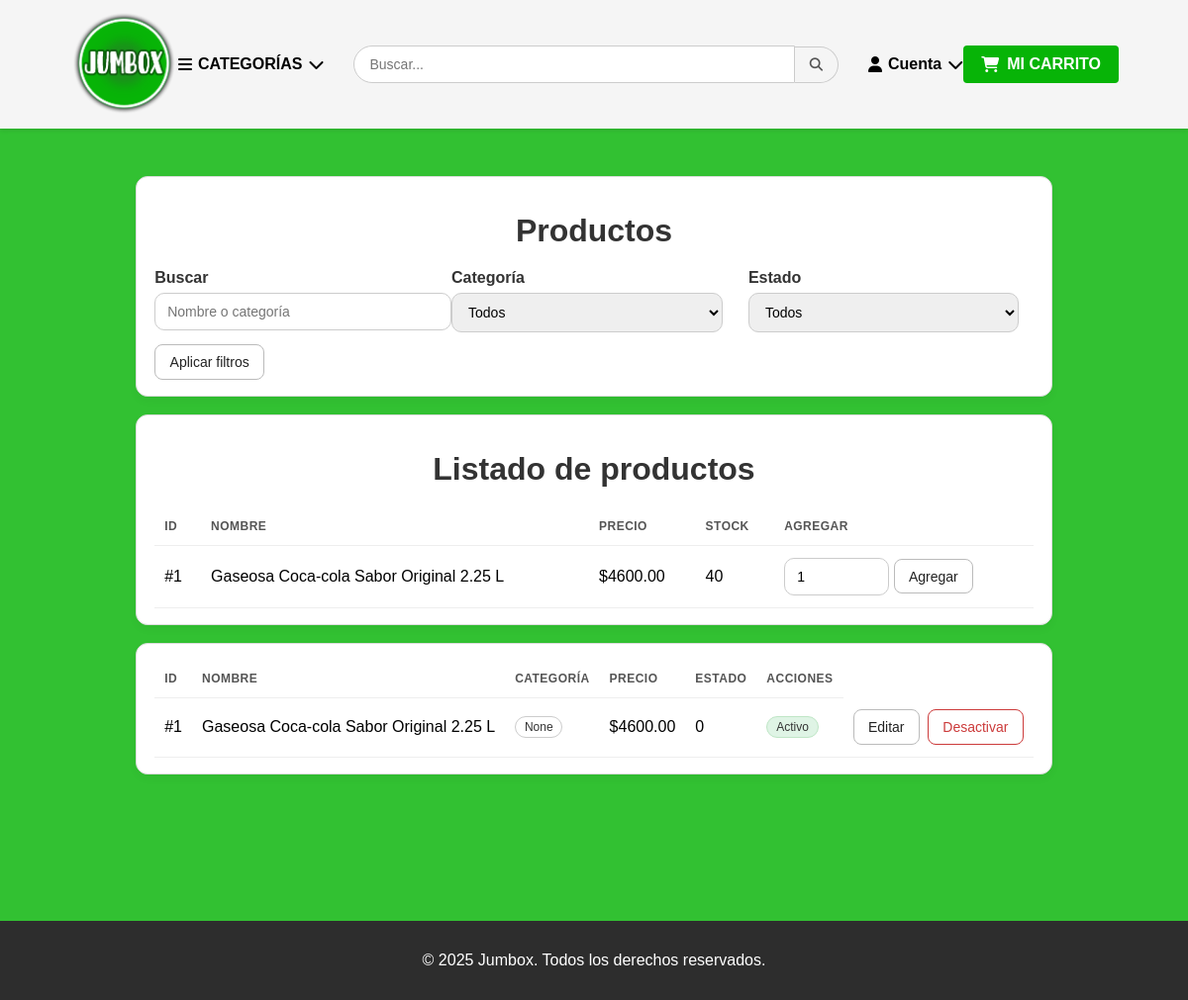
Before: /productos with the older database file.
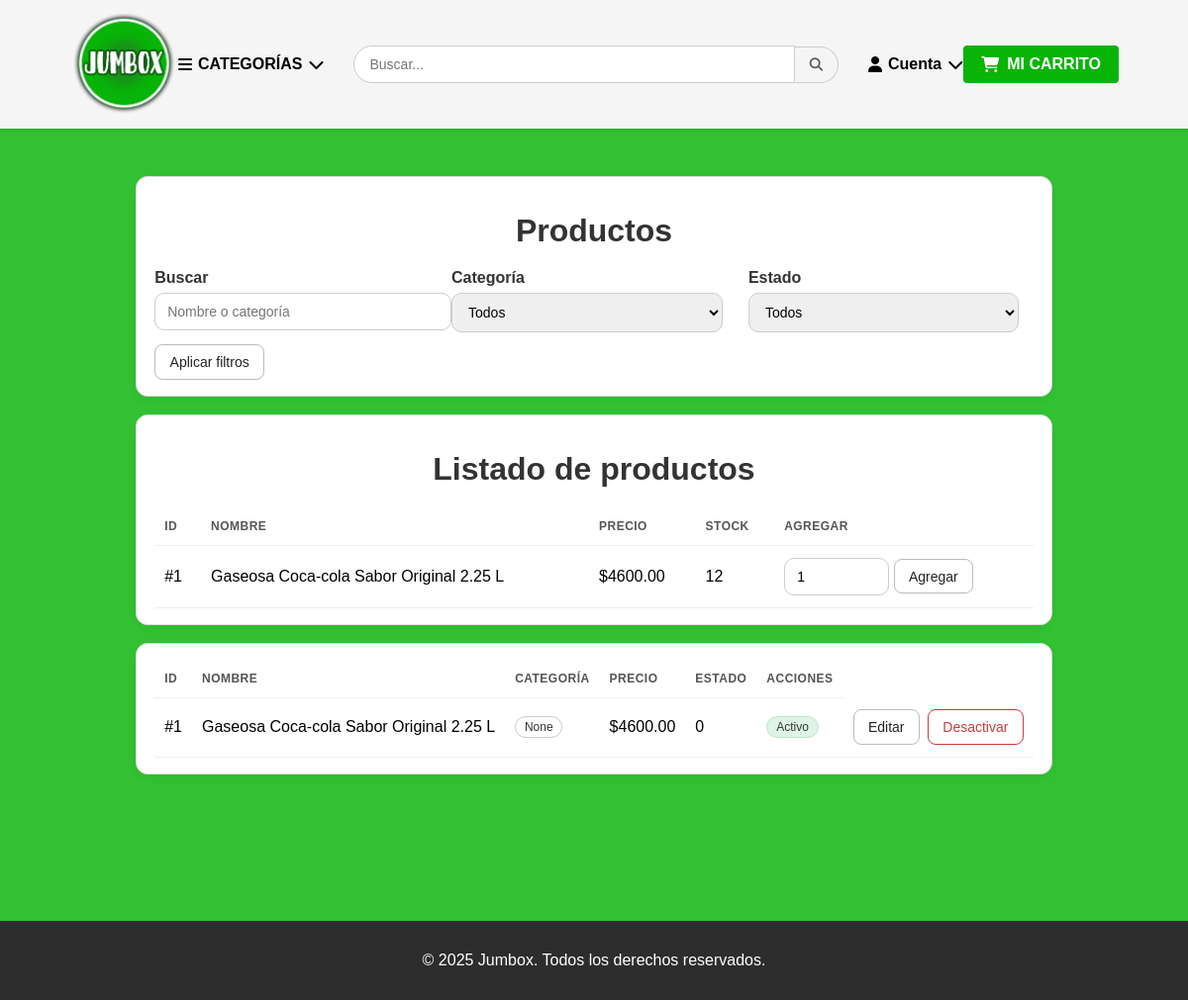
After: the same page with the newer database file.
### tables this page shows
CREATE TABLE producto (
  id_producto INTEGER PRIMARY KEY AUTOINCREMENT,
  nombre TEXT NOT NULL,
  precio REAL NOT NULL,
  stock INTEGER NOT NULL,
  fk_categoria INTEGER NOT NULL, imagen BLOB,
  FOREIGN KEY (fk_categoria) REFERENCES categoria(id_categoria)
    ON DELETE NO ACTION ON UPDATE NO ACTION
);

### app.py (the view)
@app.get('/productos')
def productos():
    with get_conn() as conn:
        categorias = listar_categorias(conn)
        productos = conn.execute("""
            SELECT
                id_producto AS id,
                nombre,
                precio,
                stock,
                NULL  AS categoria,
                0     AS stock_minimo,
                1     AS activo
            FROM producto
            ORDER BY id_producto
        """).fetchall()
    return render_template('vista_productos.html', productos=productos, categorias=categorias)

### app.py (called while the page is built)
def get_conn():
    conn = sqlite3.connect(DB_NAME)
    conn.row_factory = sqlite3.Row
    conn.execute("PRAGMA foreign_keys = ON;")
    return conn

def listar_categorias(conn):
    try:
        return [r['nombre'] for r in conn.execute("SELECT nombre FROM categoria ORDER BY nombre").fetchall()]
    except sqlite3.Error:
        return []

### templates/vista_productos.html (shortened to what the changed rows need)
<!doctype html>
<html lang="es">
<head>
  <link rel="stylesheet" href="{{ url_for('static', filename='style.css') }}">
  <link rel="stylesheet" href="https://cdnjs.cloudflare.com/ajax/libs/font-awesome/6.5.0/css/all.min.css">
</head>
<body>
<main class="contenedor">
  <section class="card">
    <h2>Productos</h2>
  </section>
<section class="card">
  <h2>Listado de productos</h2>
  <div class="tabla-wrapper">
    <table class="tabla">
      <thead>
        <tr><th>ID</th><th>Nombre</th><th class="right">Precio</th><th class="center">Stock</th><th class="right">Agregar</th></tr>
      </thead>
      <tbody>
        {% for p in productos %}
        <tr>
          <td>#{{ p.id }}</td>
          <td>{{ p.nombre }}</td>
          <td class="right">${{ '%.2f'|format(p.precio) }}</td>
          <td class="center">{{ p.stock }}</td>
          <td class="right">
            <form method="post" action="{{ url_for('carrito_actualizar_item') }}">
              <input type="number" name="cantidad" min="1" value="1" style="width:80px">
              <button class="btn">Agregar</button>
            </form>
          </td>
        </tr>
        {% else %}
          <tr><td colspan="5" class="center">Sin productos.</td></tr>
        {% endfor %}
      </tbody>
    </table>
  </div>
</section>
  <section class="card">
    <div class="tabla-wrapper">
      <table class="tabla">
        <thead>
          <tr>
            <th>ID</th>
            <th>Nombre</th>
            <th>Categoría</th>
            <th class="right">Precio</th>
            <th class="center">Estado</th>
            <th class="right">Acciones</th>
          </tr>
        </thead>
        <tbody>
        {% if productos and productos|length %}
          {% for p in productos %}
          <tr class="{{ '' if p.activo else 'fila-inactiva' }}">
            <td>#{{ p.id }}</td>
            <td>{{ p.nombre }}</td>
            <td><span class="pill">{{ p.categoria }}</span></td>
            <td class="right">${{ '%.2f'|format(p.precio) }}</td>
            <td class="center">{{ p.stock_minimo }}</td>
            <td class="center">
              {% if p.activo %}
                <span class="pill ok">Activo</span>
              {% else %}
                <span class="pill off">Inactivo</span>
              {% endif %}
            </td>
            <td class="right">
              <div class="acciones">
                <form method="get" action="{{ url_for('productos') }}">
                  <button class="btn">Editar</button>
                </form>
                {% if p.activo %}
                  <form method="post" action="{{ url_for('productos_desactivar', prod_id=p.id) }}">
                    <button class="btn danger">Desactivar</button>
                  </form>
                {% else %}
                  <form method="post" action="{{ url_for('productos_activar', prod_id=p.id) }}">
                    <button class="btn success">Activar</button>
                  </form>
                {% endif %}
              </div>
            </td>
          </tr>
          {% endfor %}
        {% else %}
          <tr><td colspan="7" class="center">No hay productos para mostrar.</td></tr>
        {% endif %}
        </tbody>
      </table>
    </div>
  </section>
</main>
</body>
</html>

Changed rows visible on the page:
changed producto "Gaseosa Coca-cola Sabor Original 2.25 L": stock "40" → "12"
